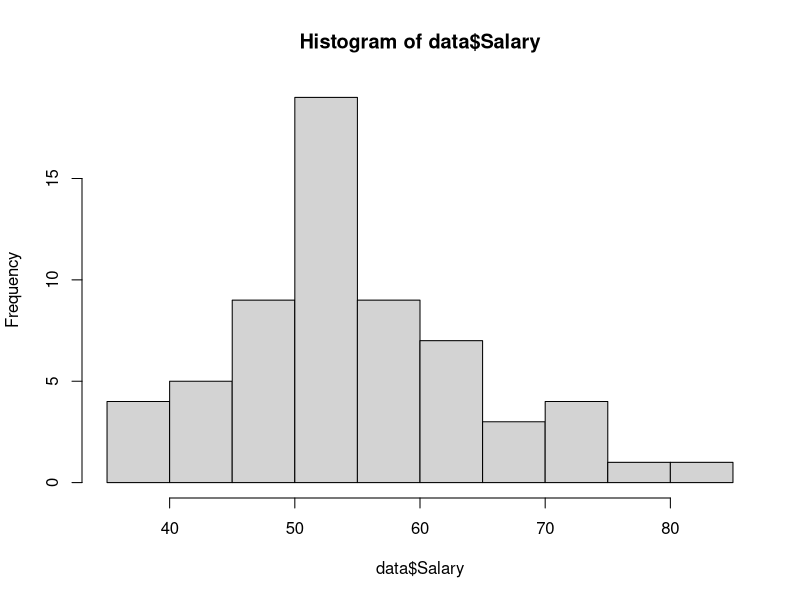
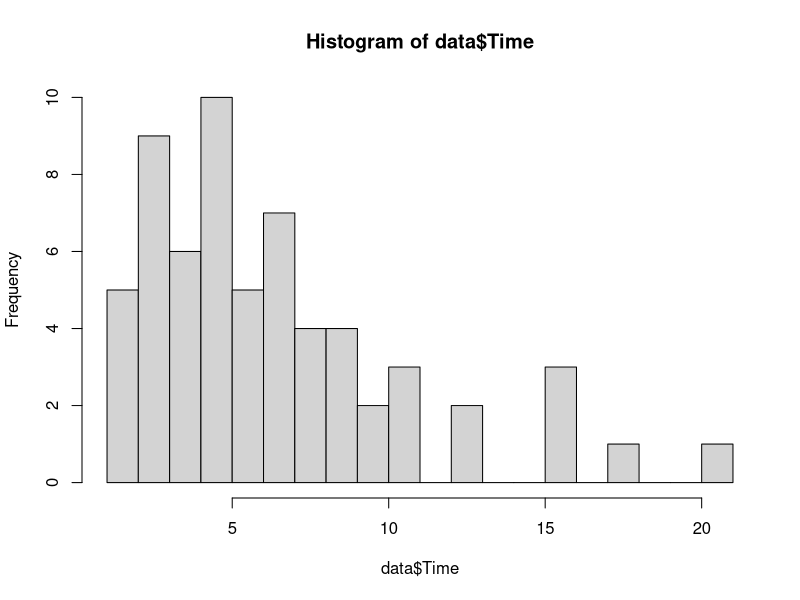
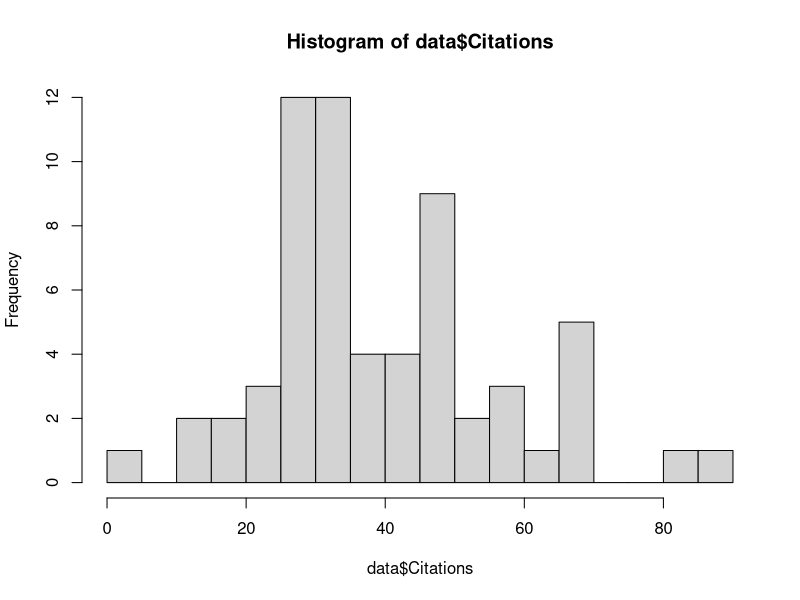
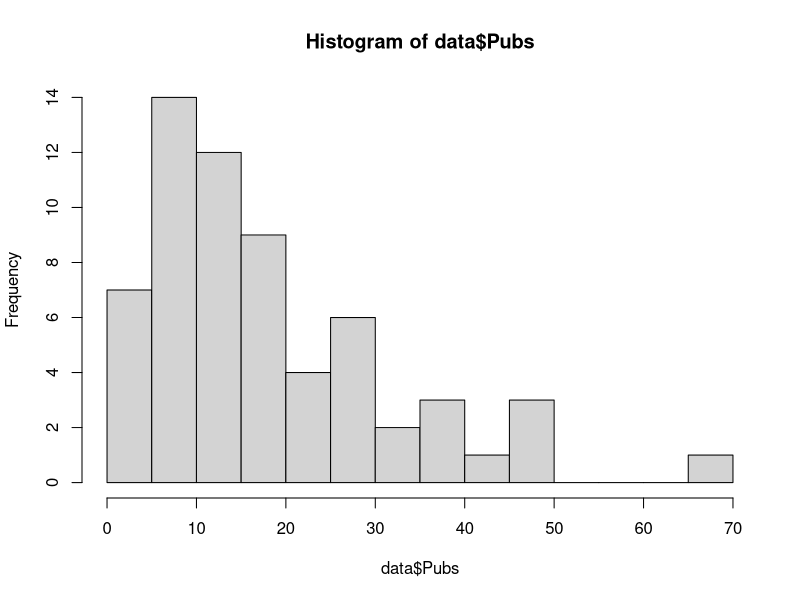
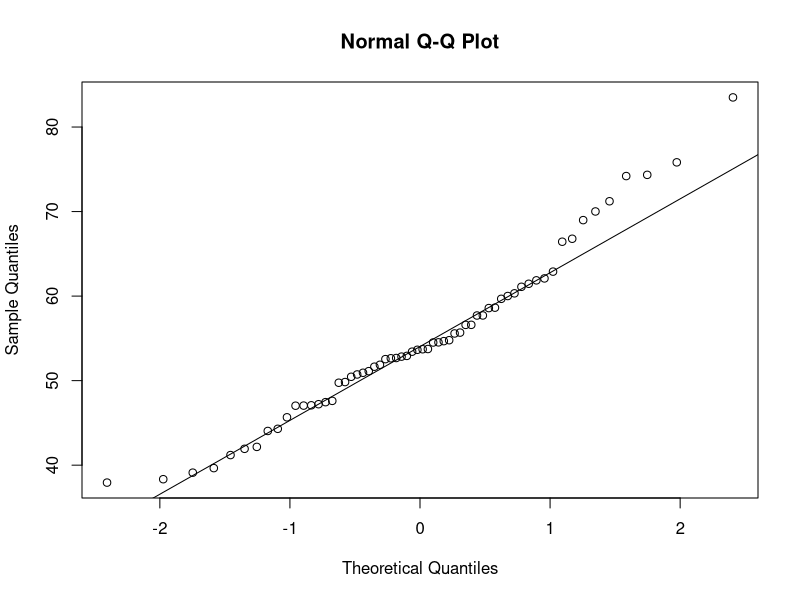
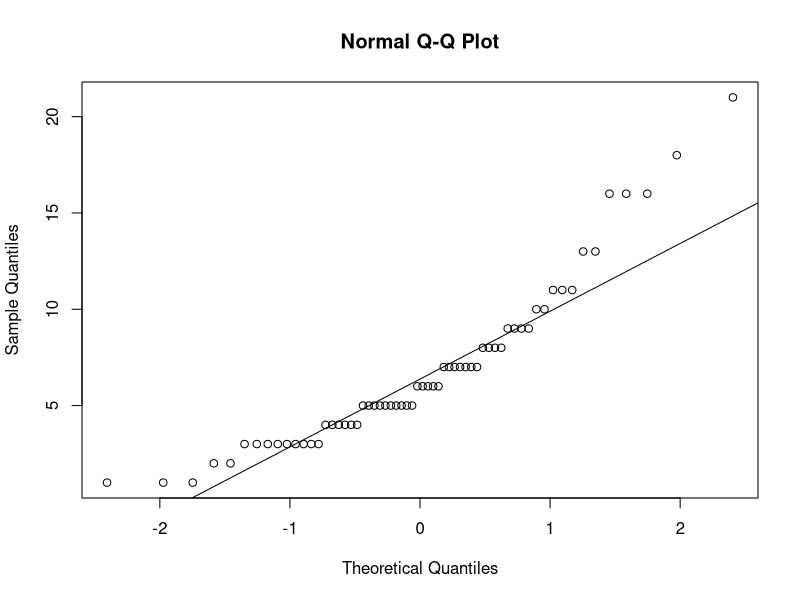
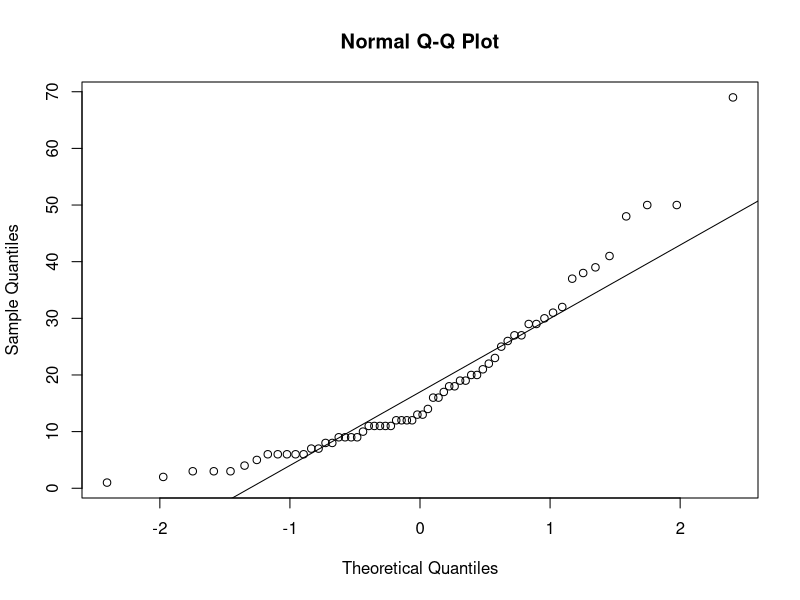
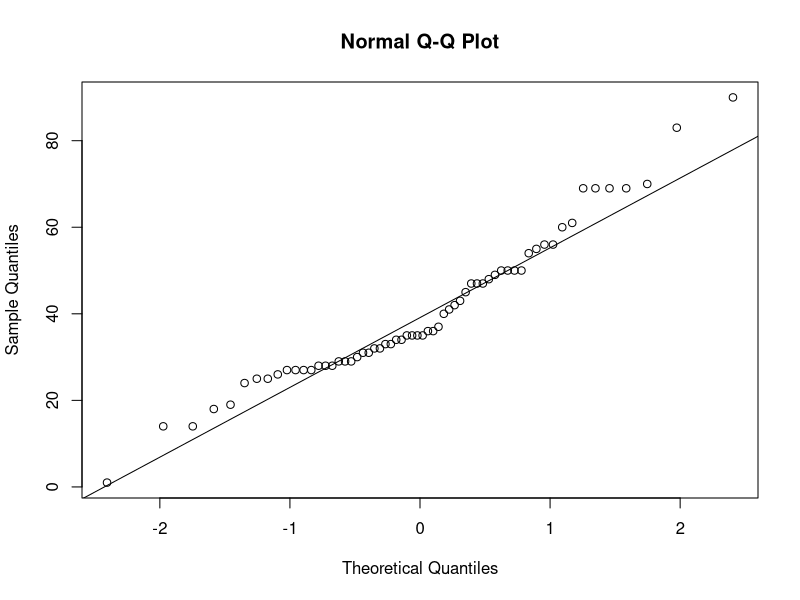

Here is the R script that generated these plots, in order:
install.packages("psych")
library(psych)

setwd("C:\\Users\\devan\\Desktop")

data <- read.table("SalaryThreePredictors.csv", sep=",",header=T)

hist(data$Salary, breaks = 15)
hist(data$Time, breaks = 15)
hist(data$Citations, breaks = 15)
hist(data$Pubs, breaks = 15)

qqnorm(data$Salary)
qqline(data$Salary)

qqnorm(data$Time)
qqline(data$Time)

qqnorm(data$Pubs)
qqline(data$Pubs)

qqnorm(data$Citations)
qqline(data$Citations)

#Get the correlation matrix
corr.test(data)

reg1 <- lm(data$Salary ~ data$Time + data$Pubs)
summary(reg1)

reg2 <- lm(data$Salary ~ data$Time + data$Pubs + data$Citations)
summary(reg2)

anova(reg1, reg2)
